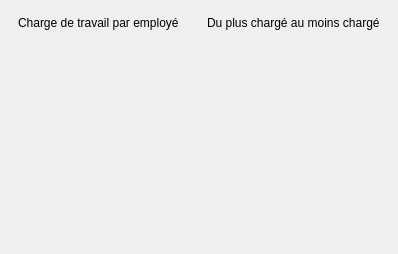
                            <widget class="QFrame" name="loadCard">
                              <property name="card" stdset="0">
                                <bool>true</bool>
                              </property>
                              <property name="minimumSize">
                                <size>
                                  <width>0</width>
                                  <height>0</height>
                                </size>
                              </property>
                              <layout class="QVBoxLayout" name="loadLayout">
                                <property name="leftMargin">
                                  <number>18</number>
                                </property>
                                <property name="topMargin">
                                  <number>16</number>
                                </property>
                                <property name="rightMargin">
                                  <number>18</number>
                                </property>
                                <property name="bottomMargin">
                                  <number>14</number>
                                </property>
                                <property name="spacing">
                                  <number>10</number>
                                </property>
                                <item>
                                  <layout class="QHBoxLayout" name="loadHead">
                                    <property name="leftMargin">
                                      <number>0</number>
                                    </property>
                                    <property name="topMargin">
                                      <number>0</number>
                                    </property>
                                    <property name="rightMargin">
                                      <number>0</number>
                                    </property>
                                    <property name="bottomMargin">
                                      <number>0</number>
                                    </property>
                                    <property name="spacing">
                                      <number>8</number>
                                    </property>
                                    <item>
                                      <widget class="QLabel" name="loadTitle">
                                        <property name="text">
                                          <string>Charge de travail par employé</string>
                                        </property>
                                        <property name="section" stdset="0">
                                          <bool>true</bool>
                                        </property>
                                      </widget>
                                    </item>
                                    <item>
                                      <spacer name="loadSp">
                                        <property name="orientation">
                                          <enum>Qt::Horizontal</enum>
                                        </property>
                                        <property name="sizeHint">
                                          <size>
                                            <width>20</width>
                                            <height>10</height>
                                          </size>
                                        </property>
                                      </spacer>
                                    </item>
                                    <item>
                                      <widget class="QLabel" name="loadPill">
                                        <property name="text">
                                          <string>Du plus chargé au moins chargé</string>
                                        </property>
                                        <property name="pill" stdset="0">
                                          <bool>true</bool>
                                        </property>
                                      </widget>
                                    </item>
                                  </layout>
                                </item>
                                <item>
                                  <widget class="QLabel" name="loadChart">
                                    <property name="text">
                                      <string/>
                                    </property>
                                    <property name="minimumSize">
                                      <size>
                                        <width>0</width>
                                        <height>200</height>
                                      </size>
                                    </property>
                                    <property name="alignment">
                                      <set>Qt::AlignTop|Qt::AlignLeft</set>
                                    </property>
                                  </widget>
                                </item>
                              </layout>
                            </widget>
